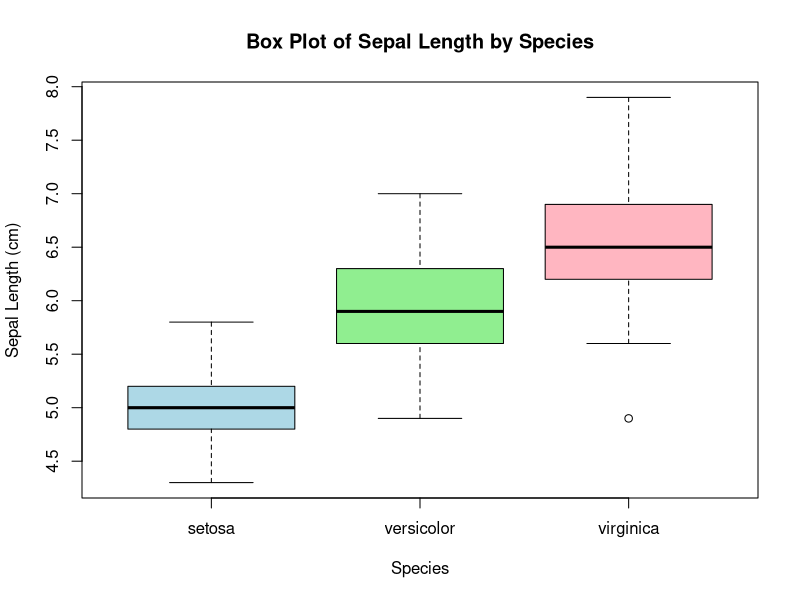
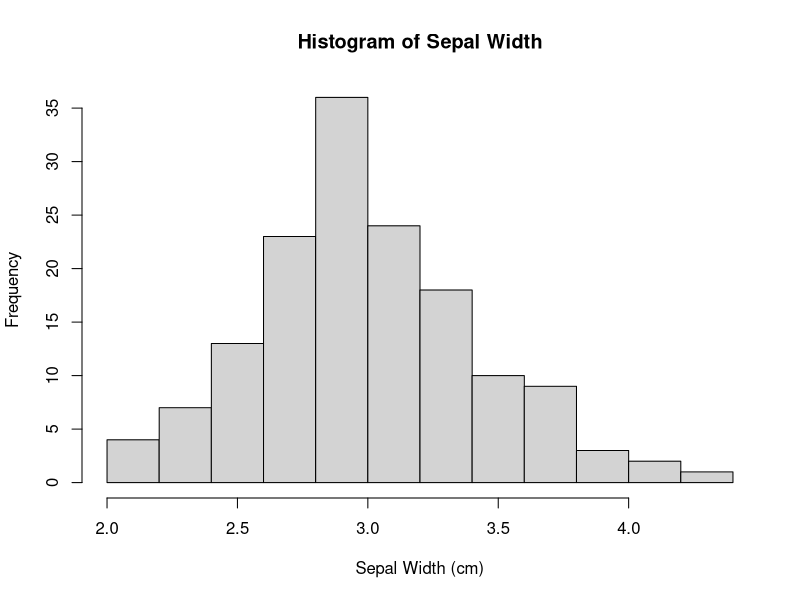
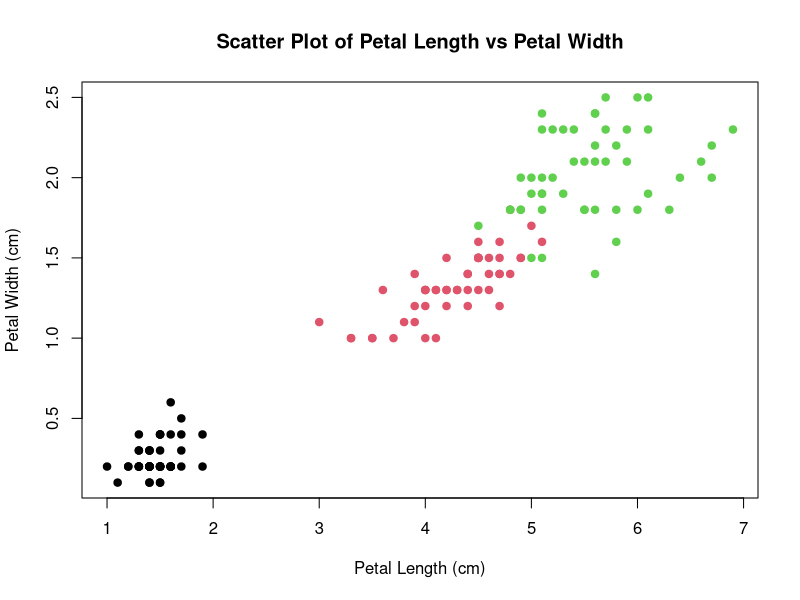

Write R code to recreate these figures, in order.
# Assignemnt 2 - Chase Capron

library(datasets)
data(iris)

# Question 1. Utilize R to generate a box plot, histogram and scatter plot to explore the
# characteristics of the iris dataset. For each sub-question, include a screenshot of the generated
# plot in your Word file.

# a) Create a box plot to visualize the distribution of variables in the iris dataset. Choose
# two variables (columns) from the dataset that are suitable for creating a meaningful box
# plot. Describe the patterns you observe from the box plot.

boxplot(iris$Sepal.Length ~ iris$Species,
        main="Box Plot of Sepal Length by Species",
        xlab="Species",
        ylab="Sepal Length (cm)",
        col=c("lightblue", "lightgreen", "lightpink"))

# b) Create a histogram to visualize the distribution of Sepal Width in the iris dataset. Decide
# on an appropriate number of bins to effectively represent the data distribution. Pay
# attention to the shape of the histogram, interpret the patterns shown by the histogram.

hist(iris$Sepal.Width,
     main="Histogram of Sepal Width",
     xlab="Sepal Width (cm)",
     ylab="Frequency",
     col="lightgray",
     breaks=10)

# c) Create a scatter plot to visualize a relationship in the iris dataset. Choose two
# variables from the dataset that you believe will provide valuable insights when
# visualized using scatterplots. You can experiment with different pairs of variables to
# identify patterns. Describe the patterns, relationships, or trends that you observe from
# the scatterplots.

plot(iris$Petal.Length, iris$Petal.Width,
     main="Scatter Plot of Petal Length vs Petal Width",
     xlab="Petal Length (cm)",
     ylab="Petal Width (cm)",
     col=iris$Species,
     pch=19)

# Question 2. Calculate the correlation coefficient matrix for the first four variables in the dataset.

correlation_matrix <- cor(iris[, 1:4])
correlation_matrix

# Based on the correlation coefficient matrix, we can observe the following relationships:
# 1. Sepal.Length and Sepal.Width have a weak negative correlation, indicating that
#    as Sepal.Length increases, Sepal.Width tends to decrease slightly.
# 2. Sepal.Length and Petal.Length have a strong positive correlation, suggesting that
#    longer sepals are associated with longer petals.
# 3. Sepal.Length and Petal.Width also show a strong positive correlation, indicating
#    that longer sepals are associated with wider petals.
# 4. Sepal.Width and Petal.Length have a weak negative correlation, suggesting that
#    wider sepals are associated with shorter petals.
# 5. Sepal.Width and Petal.Width have a weak negative correlation, indicating that
#    wider sepals are associated with narrower petals.
# 6. Petal.Length and Petal.Width have a very strong positive correlation, suggesting
#    that longer petals are associated with wider petals.
